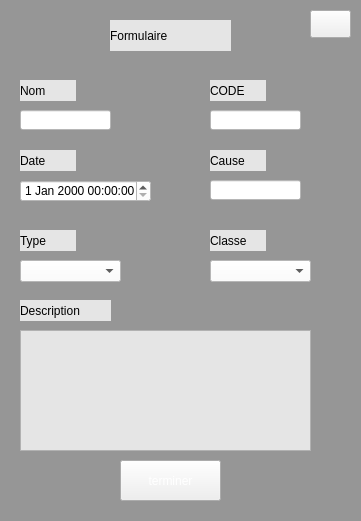
    <widget class="QGroupBox" name="groupBox_4">
     <property name="geometry">
      <rect>
       <x>10</x>
       <y>80</y>
       <width>361</width>
       <height>521</height>
      </rect>
     </property>
     <property name="title">
      <string/>
     </property>
     <widget class="QLabel" name="Menuajout_2">
      <property name="geometry">
       <rect>
        <x>0</x>
        <y>0</y>
        <width>361</width>
        <height>521</height>
       </rect>
      </property>
      <property name="styleSheet">
       <string notr="true">
border-image: url(:/new/prefix1/img/menu ajout.png);
background-color: rgb(150, 150, 150);</string>
      </property>
      <property name="text">
       <string/>
      </property>
      <property name="scaledContents">
       <bool>true</bool>
      </property>
     </widget>
     <widget class="QPushButton" name="leave_2">
      <property name="geometry">
       <rect>
        <x>310</x>
        <y>10</y>
        <width>41</width>
        <height>28</height>
       </rect>
      </property>
      <property name="styleSheet">
       <string notr="true">border-image: url(:/new/prefix1/img/X.png);</string>
      </property>
      <property name="text">
       <string/>
      </property>
     </widget>
     <widget class="QLabel" name="Formulaire_2">
      <property name="geometry">
       <rect>
        <x>110</x>
        <y>20</y>
        <width>121</width>
        <height>31</height>
       </rect>
      </property>
      <property name="styleSheet">
       <string notr="true">background-color: rgb(229, 229, 229);
font: 14pt &quot;Arial Rounded MT Bold&quot;;
</string>
      </property>
      <property name="text">
       <string>Formulaire</string>
      </property>
      <property name="scaledContents">
       <bool>true</bool>
      </property>
     </widget>
     <widget class="QLabel" name="NOM_text_4">
      <property name="geometry">
       <rect>
        <x>20</x>
        <y>80</y>
        <width>56</width>
        <height>21</height>
       </rect>
      </property>
      <property name="styleSheet">
       <string notr="true">background-color: rgb(229, 229, 229);
font: 10pt &quot;MS Shell Dlg 2&quot;;</string>
      </property>
      <property name="text">
       <string>Nom</string>
      </property>
     </widget>
     <widget class="QLabel" name="CODE_text_6">
      <property name="geometry">
       <rect>
        <x>210</x>
        <y>80</y>
        <width>56</width>
        <height>21</height>
       </rect>
      </property>
      <property name="styleSheet">
       <string notr="true">background-color: rgb(229, 229, 229);
font: 10pt &quot;MS Shell Dlg 2&quot;;</string>
      </property>
      <property name="text">
       <string>CODE</string>
      </property>
     </widget>
     <widget class="QLineEdit" name="Nom_A">
      <property name="geometry">
       <rect>
        <x>20</x>
        <y>110</y>
        <width>91</width>
        <height>20</height>
       </rect>
      </property>
      <property name="styleSheet">
       <string notr="true">background-color: rgb(255, 255, 255);</string>
      </property>
     </widget>
     <widget class="QLineEdit" name="Code_A">
      <property name="geometry">
       <rect>
        <x>210</x>
        <y>110</y>
        <width>91</width>
        <height>20</height>
       </rect>
      </property>
      <property name="styleSheet">
       <string notr="true">background-color: rgb(255, 255, 255);</string>
      </property>
     </widget>
     <widget class="QLabel" name="Date_2">
      <property name="geometry">
       <rect>
        <x>20</x>
        <y>150</y>
        <width>56</width>
        <height>21</height>
       </rect>
      </property>
      <property name="styleSheet">
       <string notr="true">background-color: rgb(229, 229, 229);
font: 10pt &quot;MS Shell Dlg 2&quot;;</string>
      </property>
      <property name="text">
       <string>Date</string>
      </property>
     </widget>
     <widget class="QLabel" name="cause_text_2">
      <property name="geometry">
       <rect>
        <x>210</x>
        <y>150</y>
        <width>56</width>
        <height>21</height>
       </rect>
      </property>
      <property name="styleSheet">
       <string notr="true">background-color: rgb(229, 229, 229);
font: 10pt &quot;MS Shell Dlg 2&quot;;</string>
      </property>
      <property name="text">
       <string>Cause</string>
      </property>
     </widget>
     <widget class="QDateTimeEdit" name="date_A">
      <property name="geometry">
       <rect>
        <x>20</x>
        <y>180</y>
        <width>131</width>
        <height>22</height>
       </rect>
      </property>
      <property name="styleSheet">
       <string notr="true">background-color: rgb(255, 255, 255);</string>
      </property>
      <property name="maximumDateTime">
       <datetime>
        <hour>23</hour>
        <minute>59</minute>
        <second>59</second>
        <year>2020</year>
        <month>12</month>
        <day>31</day>
       </datetime>
      </property>
      <property name="minimumDateTime">
       <datetime>
        <hour>0</hour>
        <minute>0</minute>
        <second>0</second>
        <year>1950</year>
        <month>1</month>
        <day>1</day>
       </datetime>
      </property>
     </widget>
     <widget class="QLineEdit" name="cause_A">
      <property name="geometry">
       <rect>
        <x>210</x>
        <y>180</y>
        <width>91</width>
        <height>20</height>
       </rect>
      </property>
      <property name="styleSheet">
       <string notr="true">background-color: rgb(255, 255, 255);</string>
      </property>
     </widget>
     <widget class="QLabel" name="type_text_2">
      <property name="geometry">
       <rect>
        <x>20</x>
        <y>230</y>
        <width>56</width>
        <height>21</height>
       </rect>
      </property>
      <property name="styleSheet">
       <string notr="true">background-color: rgb(229, 229, 229);
font: 10pt &quot;MS Shell Dlg 2&quot;;</string>
      </property>
      <property name="text">
       <string>Type</string>
      </property>
     </widget>
     <widget class="QLabel" name="classe_text_2">
      <property name="geometry">
       <rect>
        <x>210</x>
        <y>230</y>
        <width>56</width>
        <height>21</height>
       </rect>
      </property>
      <property name="styleSheet">
       <string notr="true">background-color: rgb(229, 229, 229);
font: 10pt &quot;MS Shell Dlg 2&quot;;</string>
      </property>
      <property name="text">
       <string>Classe</string>
      </property>
     </widget>
     <widget class="QComboBox" name="classe_A">
      <property name="geometry">
       <rect>
        <x>210</x>
        <y>260</y>
        <width>101</width>
        <height>22</height>
       </rect>
      </property>
      <property name="styleSheet">
       <string notr="true">background-color: rgb(255, 255, 255);</string>
      </property>
      <item>
       <property name="text">
        <string/>
       </property>
      </item>
      <item>
       <property name="text">
        <string>A</string>
       </property>
      </item>
      <item>
       <property name="text">
        <string>B</string>
       </property>
      </item>
      <item>
       <property name="text">
        <string>C</string>
       </property>
      </item>
      <item>
       <property name="text">
        <string>D</string>
       </property>
      </item>
     </widget>
     <widget class="QLabel" name="description_text_2">
      <property name="geometry">
       <rect>
        <x>20</x>
        <y>300</y>
        <width>91</width>
        <height>21</height>
       </rect>
      </property>
      <property name="styleSheet">
       <string notr="true">background-color: rgb(229, 229, 229);
font: 10pt &quot;MS Shell Dlg 2&quot;;</string>
      </property>
      <property name="text">
       <string>Description</string>
      </property>
     </widget>
     <widget class="QPlainTextEdit" name="description_A">
      <property name="geometry">
       <rect>
        <x>20</x>
        <y>330</y>
        <width>291</width>
        <height>121</height>
       </rect>
      </property>
      <property name="styleSheet">
       <string notr="true">background-color: rgb(229, 229, 229);
border-image: url(:/new/prefix1/img/description.png);</string>
      </property>
     </widget>
     <widget class="QPushButton" name="done_2">
      <property name="geometry">
       <rect>
        <x>120</x>
        <y>460</y>
        <width>101</width>
        <height>41</height>
       </rect>
      </property>
      <property name="styleSheet">
       <string notr="true">border-image: url(:/new/prefix1/img/blue button.png);
font: 10pt &quot;Arial Rounded MT Bold&quot;;
color: rgb(255, 255, 255);</string>
      </property>
      <property name="text">
       <string>terminer</string>
      </property>
     </widget>
     <widget class="QComboBox" name="type_A">
      <property name="geometry">
       <rect>
        <x>20</x>
        <y>260</y>
        <width>101</width>
        <height>22</height>
       </rect>
      </property>
      <property name="styleSheet">
       <string notr="true">background-color: rgb(255, 255, 255);</string>
      </property>
      <item>
       <property name="text">
        <string/>
       </property>
      </item>
      <item>
       <property name="text">
        <string>Violation</string>
       </property>
      </item>
      <item>
       <property name="text">
        <string>Misdemeanors</string>
       </property>
      </item>
      <item>
       <property name="text">
        <string>Felonies</string>
       </property>
      </item>
     </widget>
    </widget>
